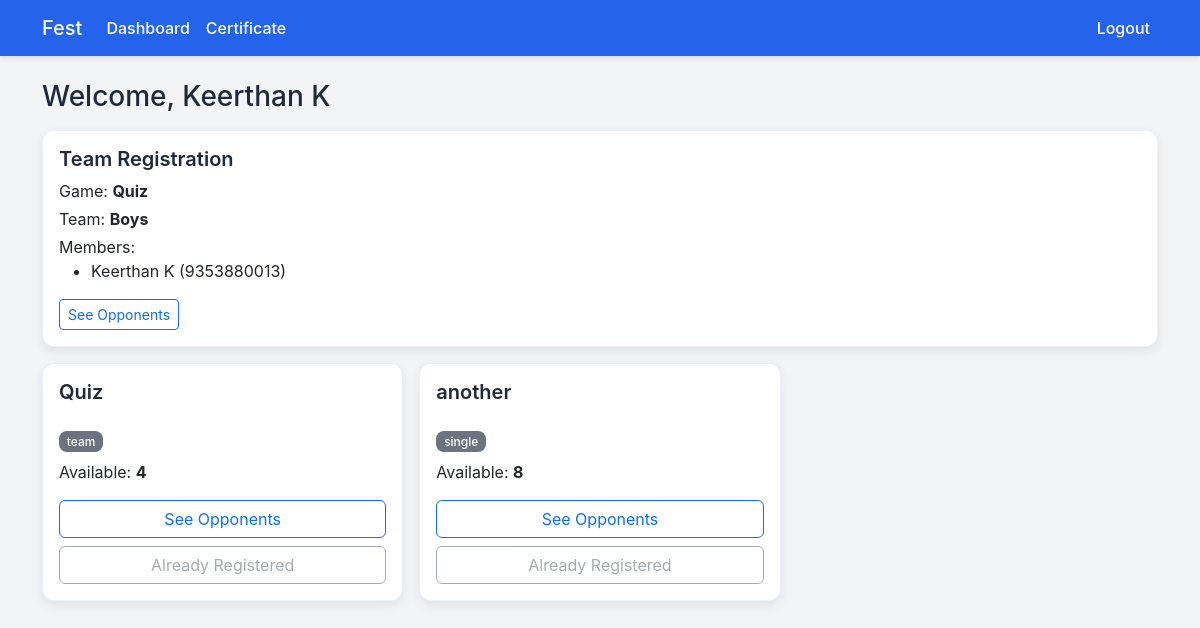
The page /dashboard (signed in) on the database its author committed.
### tables this page shows
CREATE TABLE users (
                id INTEGER PRIMARY KEY AUTOINCREMENT,
                phone TEXT UNIQUE NOT NULL,
                password TEXT NOT NULL,
                name TEXT NOT NULL,
                game_id INTEGER,
                team_id INTEGER,
                is_admin INTEGER NOT NULL DEFAULT 0
            , class_section TEXT);

CREATE TABLE games (
                id INTEGER PRIMARY KEY AUTOINCREMENT,
                name TEXT NOT NULL,
                description TEXT,
                slots INTEGER NOT NULL,
                type TEXT NOT NULL CHECK(type IN ('single','team'))
            , team_size INTEGER);

CREATE TABLE teams (
                id INTEGER PRIMARY KEY AUTOINCREMENT,
                name TEXT NOT NULL,
                leader_user_id INTEGER NOT NULL,
                game_id INTEGER NOT NULL
            , team_code TEXT);

### event_app/app.py (the view)
    @app.route('/dashboard')
    def dashboard():
        user = fetch_current_user()
        if not user:
            return redirect(url_for('login'))
        games = g.db.execute('SELECT * FROM games ORDER BY id').fetchall()
        registration: Dict[str, Any] = {}
        if user['game_id']:
            game = g.db.execute('SELECT * FROM games WHERE id = ?', (user['game_id'],)).fetchone()
            if game['type'] == 'single':
                registration = {'type': 'single', 'game': game}
            else:
                team = g.db.execute('SELECT * FROM teams WHERE id = ?', (user['team_id'],)).fetchone()
                members = g.db.execute(
                    'SELECT u.* FROM team_members tm JOIN users u ON u.id = tm.user_id WHERE tm.team_id = ? ORDER BY u.name',
                    (team['id'],),
                ).fetchall()
                registration = {'type': 'team', 'game': game, 'team': team, 'members': members}
        games_with_slots: List[sqlite3.Row] = []
        for g_row in games:
            available = get_available_slots(g_row['id'])
            record = dict(g_row)
            record['available'] = available
            games_with_slots.append(record)  # type: ignore[arg-type]
        return render_template('dashboard.html', user=user, games=games_with_slots, registration=registration)

### event_app/app.py (called while the page is built)
def get_db():
    if USING_POSTGRES:
        import psycopg2
        from psycopg2.extras import RealDictCursor
        url = urlparse(DATABASE_URL)
        dbname = url.path[1:]
        user = url.username
        password = url.password
        host = url.hostname
        port = url.port
        conn = psycopg2.connect(
            dbname=dbname,
            user=user,
            password=password,
            host=host,
            port=port,
            cursor_factory=RealDictCursor
        )
        conn.autocommit = True
        return conn
    else:
        conn = sqlite3.connect(DATABASE_PATH)
        conn.row_factory = sqlite3.Row
        return conn

def fetch_current_user() -> Optional[sqlite3.Row]:
    user_id = session.get('user_id')
    if not user_id:
        return None
    row = g.db.execute('SELECT * FROM users WHERE id = ?', (user_id,)).fetchone()
    return row

def get_available_slots(game_id: int) -> int:
    game = g.db.execute('SELECT * FROM games WHERE id = ?', (game_id,)).fetchone()
    if not game:
        return 0
    if game['type'] == 'single':
        registered = g.db.execute('SELECT COUNT(1) FROM users WHERE game_id = ? AND (team_id IS NULL)', (game_id,)).fetchone()[0]
        return max(0, int(game['slots']) - int(registered))
    teams = g.db.execute('SELECT COUNT(1) FROM teams WHERE game_id = ?', (game_id,)).fetchone()[0]
    return max(0, int(game['slots']) - int(teams))

### event_app/templates/dashboard.html (shortened to what this page needs)
{% extends 'base.html' %}
{% block content %}
<h3 class="mb-3">Welcome, {{ user['name'] }}</h3>
{% if registration and registration.type == 'single' %}
  <div class="alert alert-info">You are registered for <strong>{{ registration.game.name }}</strong>.</div>
{% elif registration and registration.type == 'team' %}
  <div class="card mb-3 clear-box">
    <div class="card-body">
      <h5 class="card-title">Team Registration</h5>
      <p class="mb-1">Game: <strong>{{ registration.game.name }}</strong></p>
      <p class="mb-1">Team: <strong>{{ registration.team.name }}</strong></p>
      <p class="mb-0">Members:</p>
      <ul class="mb-0">
        {% for m in registration.members %}
          <li>{{ m.name }} ({{ m.phone }})</li>
        {% endfor %}
      </ul>
      <div class="mt-3">
        <a href="{{ url_for('opponents') }}" class="btn btn-outline-primary btn-sm">See Opponents</a>
      </div>
    </div>
  </div>
{% endif %}
<div class="row g-3">
  {% for game in games %}
  <div class="col-md-6 col-lg-4">
    <div class="card h-100 clear-box">
      <div class="card-body d-flex flex-column">
        <h5 class="card-title">{{ game.name }}</h5>
        <p class="mb-2"><span class="badge bg-secondary">{{ game.type }}</span></p>
        <p class="mb-3">Available: <strong>{{ game.available }}</strong></p>
        {% if not registration and not user['is_admin'] %}
          {% if game.type == 'single' %}
            <form method="post" action="{{ url_for('register_single', game_id=game.id) }}" class="mt-auto" onsubmit="return confirm('Are you sure you want to register for this single event?');">
              <button class="btn btn-warning w-100" {% if game.available == 0 %}disabled{% endif %}>Register</button>
            </form>
          {% else %}
            <a href="{{ url_for('team_register', game_id=game.id) }}" class="btn btn-warning mt-auto {% if game.available == 0 %}disabled{% endif %}">Register Team</a>
          {% endif %}
        {% elif user['is_admin'] %}
          <button class="btn btn-outline-secondary mt-auto" disabled>Admin cannot register</button>
        {% else %}
          <div class="d-grid gap-2 mt-auto">
            <a href="{{ url_for('opponents') }}" class="btn btn-outline-primary">See Opponents</a>
            <button class="btn btn-outline-secondary" disabled>Already Registered</button>
          </div>
        {% endif %}
      </div>
    </div>
  </div>
  {% endfor %}
{% endblock %}

### event_app/static/css/style.css (style rules this page uses)
:root { --primary-blue: #2563EB; --primary-orange: #F97316; --light-gray: #F3F4F6; --dark-slate: #1E293B; --white: #FFFFFF; --success-green: #22C55E; --error-red: #EF4444; }
body { background: var(--light-gray); color: var(--dark-slate); font-family: -apple-system, BlinkMacSystemFont, 'Segoe UI', Roboto, sans-serif; }
.card { border: 0; box-shadow: 0 2px 8px rgba(0,0,0,0.08); border-radius: 12px; }
.card .card-title { font-weight: 600; color: var(--dark-slate); }
.clear-box { background: var(--white); border: 1px solid rgba(37, 99, 235, 0.1); border-radius: 12px; box-shadow: 0 2px 8px rgba(0,0,0,0.06); }
.badge { border-radius: 8px; font-weight: 500; }
.badge.bg-secondary { background-color: #6b7280 !important; }
.clear-box { box-shadow: 0 4px 12px rgba(0,0,0,0.08); }
.btn:disabled { cursor: not-allowed; opacity: 0.6; }

### rows shown on the page
users: name "Keerthan K", phone "9353880013"
games: game.name "Quiz", name "Quiz", type "team", available "4"
teams: team.name "Boys"
games: name "another", type "single", available "8"
